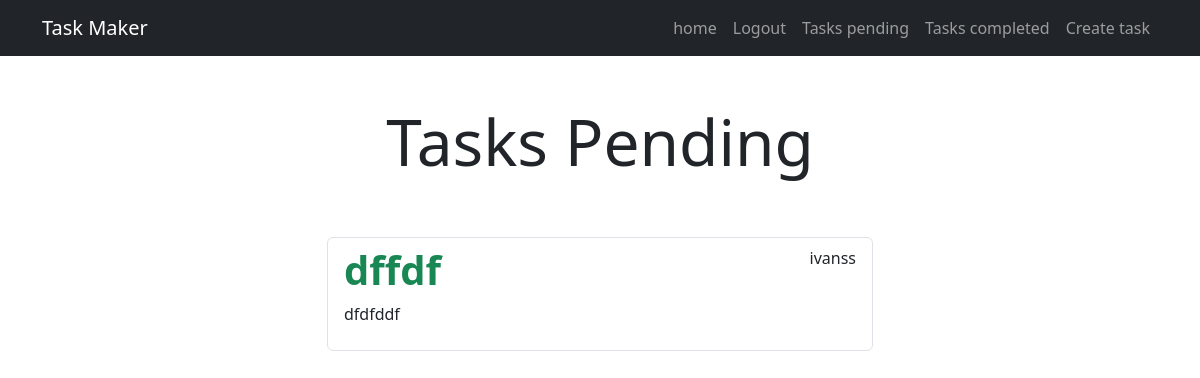
Before: /tasks/ (signed in) with the older database file.
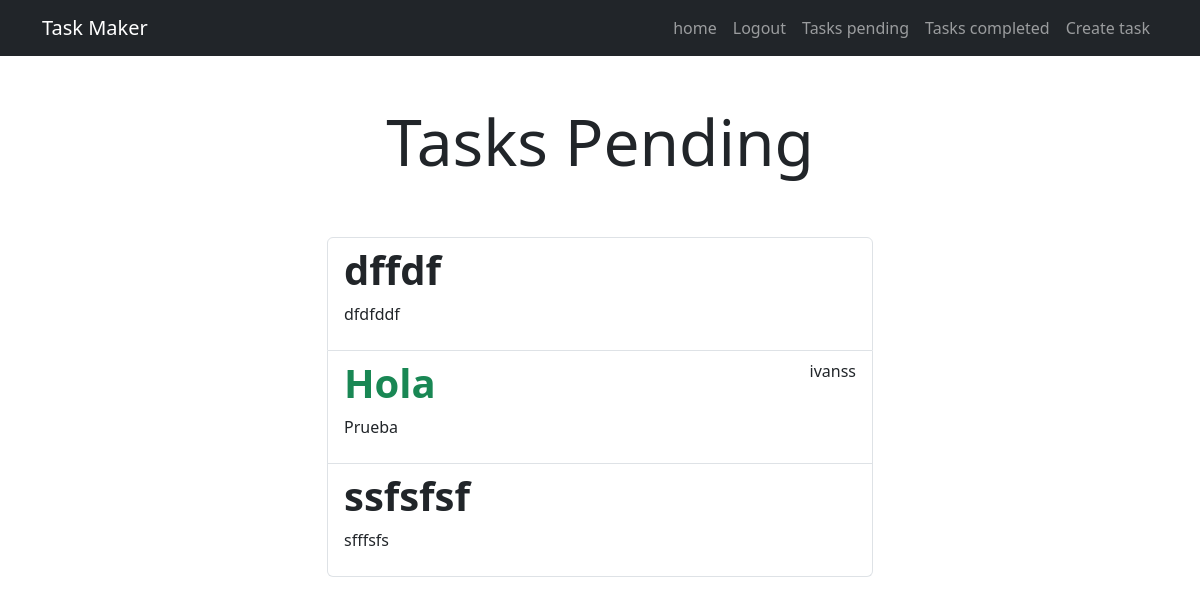
After: the same page with the newer database file.
### tasks/models.py (models this page shows, shortened)
class Task(models.Model):
    title = models.CharField(max_length=100)
    description = models.TextField(blank=True)
    created = models.DateTimeField(auto_now_add=True)
    date_completed = models.DateTimeField(null=True, blank=True)
    important = models.BooleanField(default=False)
    user = models.ForeignKey(User, on_delete=models.CASCADE)

### tasks/views.py (the view)
# urls.py: path('tasks/', views.tasks, name="tasks"),
@login_required
def tasks(request):
    tasks = Task.objects.filter(user=request.user, date_completed__isnull=True)
    return render(request,"tasks.html",{'tasks':
        tasks})

### tasks/templates/tasks.html (shortened to what this page needs)
{% extends 'base.html'%}
{% block content%}
<main class='container'>
    <div class='row'>
        <div class='col-md-6 offset-md-3'>
            <h1 class='text-center display-3 py-5'>Tasks Pending</h1>
<ul class='list-group'>
    {% for task in tasks%}
    <a class='list-group-item' href="{% url 'task_detail' task.id %}">
       <header class='d-flex justify-content-between'>
        {% if task.important %}
        <h1 class='fw-bold text-success'> {{task.title}} </h1>
        <p>{{task.user.username }}</p>
        {% else %}
        <h1 class="fw-bold">{{task.title}}</h1>
        {% endif %}
       </header>
        <p>{{task.description}} </p>
       </a>
    {% endfor %}
</ul>
    </div>
</main>
{% endblock %}

### tasks/templates/base.html (shortened to what this page needs)
<!DOCTYPE html>
<html>
    <head>
        <link  rel="stylesheet"  href="	https://cdn.jsdelivr.net/npm/bootstrap@5.3.2/dist/css/bootstrap.min.css">
    </head>
    <body>
      <nav class="navbar navbar-expand-lg bg-dark navbar-dark">
        <div class="container">
          <a class="navbar-brand" href="/">Task Maker</a>
          <div class="collapse navbar-collapse" id="navbarNav">
            <ul class="navbar-nav ms-auto">
              <li class="nav-item">
                <a href="/"     class="nav-link">home</a>
              </li>
                  {% if user.is_authenticated %}
                  <li class="nav-item">
                      <a href="/logout"     class="nav-link">Logout</a>
                    </li>
                    <li class="nav-item">
                      <a href="{% url 'tasks' %}"      class="nav-link">Tasks pending</a>
                    </li>
                    <li class="nav-item">
                      <a href="{% url 'tasks_completed' %}"    class="nav-link">Tasks completed</a>
                    </li>
                    <li class="nav-item">
                      <a href="/tasks/create/"    class="nav-link">Create task</a>
                    </li>
                  {% endif %}
            </ul>
          </div>
        </div>
      </nav>
        {% block content%}
        {% endblock %}
    </body>
</html>

Changed rows visible on the page:
changed Task "dffdf": important True → False (drawn); user.username "ivanss" → (not shown)
added Task: title "Hola", user.username "ivanss", description "Prueba"
added Task: title "ssfsfsf", description "sfffsfs"
